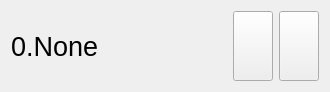
<?xml version="1.0" encoding="UTF-8"?>
<ui version="4.0">
 <class>Form</class>
 <widget class="QWidget" name="Form">
  <property name="geometry">
   <rect>
    <x>0</x>
    <y>0</y>
    <width>330</width>
    <height>82</height>
   </rect>
  </property>
  <property name="maximumSize">
   <size>
    <width>16777214</width>
    <height>82</height>
   </size>
  </property>
  <property name="windowTitle">
   <string>Form</string>
  </property>
  <layout class="QHBoxLayout" name="horizontalLayout">
   <item>
    <widget class="QLabel" name="task_step_label">
     <property name="minimumSize">
      <size>
       <width>0</width>
       <height>70</height>
      </size>
     </property>
     <property name="font">
      <font>
       <pointsize>20</pointsize>
      </font>
     </property>
     <property name="text">
      <string>0.None</string>
     </property>
     <property name="wordWrap">
      <bool>true</bool>
     </property>
    </widget>
   </item>
   <item>
    <spacer name="horizontalSpacer_11">
     <property name="orientation">
      <enum>Qt::Orientation::Horizontal</enum>
     </property>
     <property name="sizeHint" stdset="0">
      <size>
       <width>45</width>
       <height>20</height>
      </size>
     </property>
    </spacer>
   </item>
   <item>
    <widget class="QPushButton" name="task_step_check">
     <property name="minimumSize">
      <size>
       <width>0</width>
       <height>0</height>
      </size>
     </property>
     <property name="maximumSize">
      <size>
       <width>75</width>
       <height>75</height>
      </size>
     </property>
     <property name="styleSheet">
      <string notr="true">QPushButton {
    background-color: transparent;
    border: none;
    padding: 0px;
}

QPushButton:pressed {
    background-color: transparent;
}

QPushButton:checked {
    background-color: transparent;
}



</string>
     </property>
     <property name="text">
      <string/>
     </property>
     <property name="icon">
      <iconset>
       <normaloff>icons_white/circle.svg</normaloff>icons_white/circle.svg</iconset>
     </property>
     <property name="iconSize">
      <size>
       <width>40</width>
       <height>40</height>
      </size>
     </property>
     <property name="checkable">
      <bool>true</bool>
     </property>
     <property name="flat">
      <bool>true</bool>
     </property>
    </widget>
   </item>
   <item>
    <widget class="QPushButton" name="task_step_edit">
     <property name="sizePolicy">
      <sizepolicy hsizetype="Preferred" vsizetype="Preferred">
       <horstretch>0</horstretch>
       <verstretch>0</verstretch>
      </sizepolicy>
     </property>
     <property name="minimumSize">
      <size>
       <width>0</width>
       <height>50</height>
      </size>
     </property>
     <property name="maximumSize">
      <size>
       <width>75</width>
       <height>75</height>
      </size>
     </property>
     <property name="text">
      <string/>
     </property>
     <property name="icon">
      <iconset>
       <normaloff>icons_white/pencil.svg</normaloff>icons_white/pencil.svg</iconset>
     </property>
     <property name="iconSize">
      <size>
       <width>40</width>
       <height>40</height>
      </size>
     </property>
    </widget>
   </item>
   <item>
    <widget class="QPushButton" name="task_step_delete">
     <property name="minimumSize">
      <size>
       <width>0</width>
       <height>50</height>
      </size>
     </property>
     <property name="maximumSize">
      <size>
       <width>75</width>
       <height>75</height>
      </size>
     </property>
     <property name="text">
      <string/>
     </property>
     <property name="icon">
      <iconset>
       <normaloff>icons_white/trash.svg</normaloff>icons_white/trash.svg</iconset>
     </property>
     <property name="iconSize">
      <size>
       <width>40</width>
       <height>40</height>
      </size>
     </property>
    </widget>
   </item>
  </layout>
 </widget>
 <resources/>
 <connections/>
</ui>
